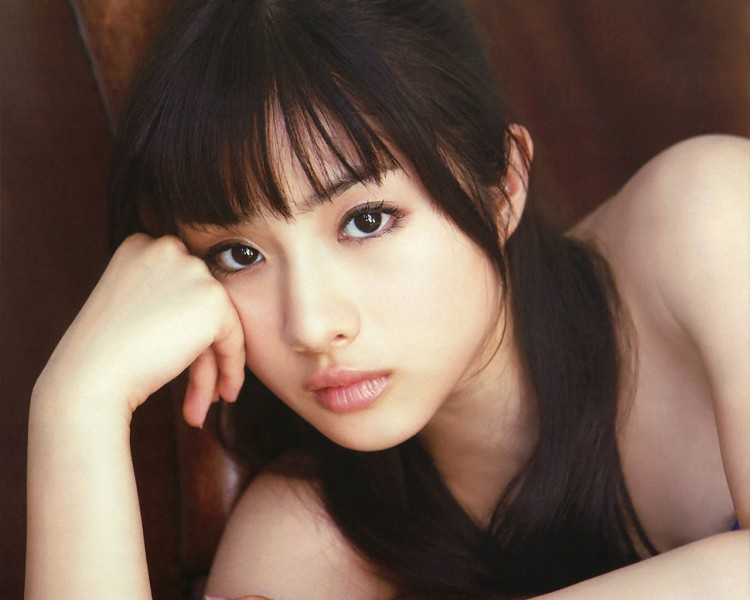
#> input picture P3-Linear_Algebra/test_girl.jpg, 750 x 600 px
$ jupyter execute --allow-errors 'p3_Linear_Algebra -update.ipynb'   (shell and % lines are left out)
#> lines starting #> are read from the running program, lines starting #| are printed output that depends on the picture
# 线性代数：机器学习背后的优化原理


线性代数作为数学的一个分支，广泛应用于科学和工程中，掌握好线性代数对于理解和从事机器学习算法相关工作是很有必要的，尤其对于深度学习算法而言。因此，这个项目会从浅入深更好的帮助你学习与积累一些跟人工智能强相关的线性代数的知识。

本项目内容理论知识部分参考[《DeepLearning》又名花书](https://book.douban.com/subject/27087503/)第二章，希望大家支持正版购买图书。

若项目中的题目有困难没完成也没关系，我们鼓励你带着问题提交项目，评审人会给予你诸多帮助。

所有选做题都可以不做，不影响项目通过。如果你做了，那么项目评审会帮你批改，也会因为选做部分做错而判定为不通过。

## 准备工作

我们将讲解常用的线性代数知识，而学员需使用numpy来实现这些知识点（当然也可以自己写算法实现），还需要使用matplotlib完成规定图像习题，当然，本项目用到的python代码(或numpy的使用)课程中并未完全教授，所以需要学员对相应操作进行学习与查询，这在我们往后的人工智能学习之旅中是必不可少的一个技能，请大家珍惜此项目的练习机会。

当然，这里提供官方的[numpy Quickstart](https://docs.scipy.org/doc/numpy/user/quickstart.html#)来帮助你更好的完成项目。

本项目还需要使用LaTeX公式，以下两个链接供学习与使用：

[Latex cheatsheet](https://www.authorea.com/users/77723/articles/110898-how-to-write-mathematical-equations-expressions-and-symbols-with-latex-a-cheatsheet)

[aTeX Cookbook](http://www.personal.ceu.hu/tex/cookbook.html#inline)

首先，导入你所需的软件包。一般我们建议在工程开头导入**所有**需要的软件包。

[cell 1]
# TODO: import相关库
import numpy as np
import matplotlib.pyplot as plt

## 1、标量，向量，矩阵，张量

**首先，让我们回顾下基本的定义：**

- 标量（scalar）：形式而言，一个标量是一个单独的数，常用斜体的小写变量名称来表示。_v_

- 向量（vector）：形式而言，一个向量是一列有序数，常用粗体的小写变量名称表示**v**，或者上面标记剪头$\vec{v}$

- 矩阵（matrix）：形式而言，一个矩阵是一个二维数组，常用大写变量名称表示A，表示内部的元素则会使用$A_{i,j}$

- 张量（tensor）：形式而言，一个张量是一个多维数组，常用粗体的大写字母变量名称表示**T**，表示内部的元素则会使用$A_{i,j,z}$ 等等

用图片直观的显示区别如下

**接下来让我们回顾下基本的运算：**

- 加法

- 标量乘法

- 转置

- 矩阵向量乘法（内积，人工智能中常见的拼写：matrix product 或者 dot product）

**线性方程组：**

由矩阵乘法也演变出了我们最常见的线性方程组，已知矩阵与未知向量的乘积，等于另一个已知向量，通过此方程组可求解那个未知向量，一般写为x，具体如下表示。
等式左侧可以这么来理解：

列为具体的矩阵来看：
$$
\begin{bmatrix}
    A_{1,1} & A_{1,2} & \cdots & A_{1,n} \\\\
    A_{2,1} & A_{2,2} & \cdots & A_{2,n} \\\\
    \cdots & \cdots & \cdots & \cdots \\\\
    A_{m,1} & A_{m,2} & \cdots & A_{m,n}
\end{bmatrix}
\times
\begin{bmatrix}
    x_1 \\\\
    x_2 \\\\
    \cdots \\\\
    x_n
\end{bmatrix}
=
\begin{bmatrix}
    b_1 \\\\
    b_2 \\\\
    \cdots \\\\
    b_m
\end{bmatrix}
$$

或者更简单的表示为

$$Ax=b$$

既然有未知数，那么自然需要求解未知数，而我们的未知数需要满足所有方程，也不是一直都有解的，下面来列我们二维矩阵所组成的方程解的情况,若两条线平行不存在焦点，那么说明没有一个$x_1$, $x_2$同时满足两个方程，则此方程组无解，同理，若相交，则有一个解，若完全相等，则有无穷个解。

### 1.1、基本运算并绘图
例题 $\vec{v}$ + $\vec{w}$

$\hspace{1cm}\vec{v} = \begin{bmatrix} 1\\ 1\end{bmatrix}$

$\hspace{1cm}\vec{w} = \begin{bmatrix} -2\\ 2\end{bmatrix}$

结果需要先使用numpy计算向量运算结果，并用LaTeX公式表示：

$\hspace{1cm}\vec{v}+\vec{w} = \begin{bmatrix} -1\\ 3\end{bmatrix}$

并使用matlibplot绘制出(图表颜色样式不要求)

#### 1.1.1
**根据上面例题展示，计算并绘制  $2\vec{v}$ - $\vec{w}$  的结果**

$\hspace{1cm}\vec{v} = \begin{bmatrix} 4\\ 1\end{bmatrix}$

$\hspace{1cm}\vec{w} = \begin{bmatrix} -1\\ 2\end{bmatrix}$

结果：
$\hspace{1cm}\vec{2v}-\vec{w} = \begin{bmatrix} 9\\ 0\end{bmatrix}$

[cell 2]
# Define vector v
v = np.array([4, 1]) * 2

# Define vector w
w = - np.array([-1, 2])

# Define vector vw
vw = v + w

# Plot that graphically shows vector vw (color='b') - which is the result of
# adding vector w(dotted cyan arrow) to vector v(blue arrow) using Matplotlib

# Creates axes of plot referenced 'ax'
ax = plt.axes()

# Plots red dot at origin (0,0)
ax.plot(0,0,'or')

# Plots vector v as blue arrow starting at origin 0,0
ax.arrow(0, 0, *v, color='b', linewidth=2.5, head_width=0.30, head_length=0.35)

# Plots vector w as cyan arrow with origin defined by vector v
ax.arrow(v[0], v[1], *w, linestyle='dotted', color='c', linewidth=2.5,
         head_width=0.30, head_length=0.35)

# TODO 2.: Plot vector vw as black arrow (color='k') with 3.5 linewidth (linewidth=3.5)
# starting vector v's origin (0,0)


ax.arrow(0, 0, *vw, linestyle='dotted', color='k', linewidth=2.5,
         head_width=0.30, head_length=0.35)

# Sets limit for plot for x-axis
plt.xlim(-1, 10)

# Set major ticks for x-axis
major_xticks = np.arange(-1, 10)
ax.set_xticks(major_xticks)


# Sets limit for plot for y-axis
plt.ylim(-1, 4)

# Set major ticks for y-axis
major_yticks = np.arange(-1, 4)
ax.set_yticks(major_yticks)

# Creates gridlines for only major tick marks
#> (the rest of this cell did not finish here and is left out)

例题，方程组求解：
$$
\begin{cases}
y = 2x + 1\\\\
y = 6x - 2
\end{cases}
$$
用matplotlib绘制图表（图表样式不要求）

由上可知此方程组有且仅有一个解

需使用numpy（或自写算法）计算该解的结果,并用LaTeX公式表示出来(结果可以用小数或者分数展示)
$$
\begin{cases}
x = \frac{3}{4} \\\\
y = \frac{5}{2}
\end{cases}
$$

#### 1.1.2
**根据上面例题展示，绘制方程组，说明是否有解是否为唯一解，若有解需计算出方程组的解**
$$
\begin{cases}
y = 2x + 1\\\\
y = \frac{1}{10}x+6
\end{cases}
$$

[cell 3]
# 1.1.2 TODO
plt.plot([-10,10],[-19,21],'b',linewidth=3)
plt.plot([-10,10],[5,7],'c-.',linewidth=3)
plt.plot([2.63157895],[6.26315789],'ro',linewidth=3)
plt.show()
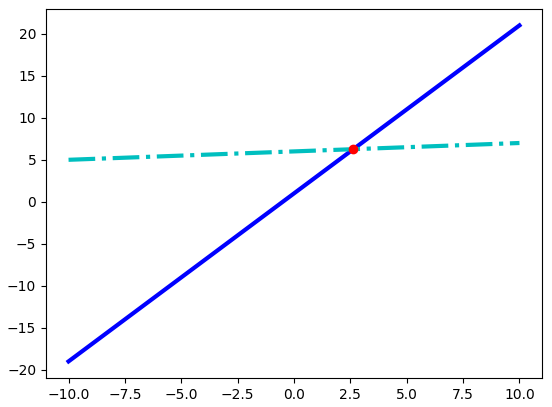
#> figure drawn by matplotlib, 1 panel

[cell 4]
set_of_vectors = np.array([[2, -1],[1, -10]])

vector_to_check  = np.array([-1, -60])
vector_of_scalars = np.linalg.solve(set_of_vectors, vector_to_check)
vector_of_scalars

由上可知此方程组有且仅有一个解

需使用numpy（或自写算法）计算该解的结果,并用LaTeX公式表示出来(结果可以用小数或者分数展示)
$$
\begin{cases}
x = 2.63157895 \\\\
y = 6.26315789
\end{cases}
$$

### 1.2、说明题
#### 1.2.1
**使用numpy（或自写算法）说明$(AB)^{\text{T}} = B^\text{T}A^\text{T}$**

**其中**
$$
A=\begin{bmatrix}
    21 & 7 \\\\
    15 & 42 \\\\
    9 & 6
\end{bmatrix},
B=\begin{bmatrix}
    4 \\\\
    33
\end{bmatrix}
$$

[cell 5]
# 1.2.1 TODO
A = np.array([[21, 7], [15, 42] ,[9, 6]])
B = np.array([[4], [33]])

#先矩阵相乘 后转置
c = np.matmul(A, B).T

#先转置后相乘
d = np.matmul(B.T, A.T)

print(c == d)
print('由此说明说明 (𝐴𝐵)T=𝐵T𝐴T 是成立的')

#### 1.2.2
**使用numpy（或自写算法）说明  $A ( B + C ) = AB + AC$**

**其中**
$$
A=\begin{bmatrix}
    9 & 3 \\\\
    8 & 4 \\\\
    7 & 6
\end{bmatrix},
B=\begin{bmatrix}
    5 \\\\
    2
\end{bmatrix},
C=\begin{bmatrix}
    5 \\\\
    7
\end{bmatrix}
$$

[cell 6]
# 1.2.2 TODO
A = np.array([[9, 3], [8, 4] ,[7, 6]])
B = np.array([[5], [2]])
C = np.array([[5], [7]])

#先矩阵相乘 后转置
c = np.matmul(A, (B + C))

#先转置后相乘
d = np.matmul(A, B) + np.matmul(A, C)

print(c == d)
print('结论:𝐴(𝐵+𝐶)=𝐴𝐵+𝐴𝐶 是成立的')

## 2、特殊矩阵

- 单位矩阵

如果选取任意一个向量和某矩阵相乘，该向量都不会改变，我们将这种保持n维向量不变的矩阵记为单位矩阵$I_n$

- 逆矩阵

如果存在一个矩阵，使$A^{-1} A = I_n$，那么$A^{-1}$就是A的逆矩阵。

- 对角矩阵

如果一个矩阵只有主对角线上还有非零元素，其他位置都是零，这个矩阵就是对角矩阵

- 对称矩阵

如果一个矩阵的转置是和它自己相等的矩阵，即$A=A^{T}$，那么这个矩阵就是对称矩阵

- 正交矩阵

行向量和列向量是分别标准正交(90度)的方阵，即$A^{T}A = AA^{T} = I_n$，又即$A^{-1} = A^{T}$，那么这种方阵就是正交矩阵

### 2.1、证明题

通过LaTeX公式，结合上面所述概念，假设$A^{-1}$存在的情况下，证明$Ax=b$的解$x={A}^{-1}{b}$

回答：

$$
\begin{align}
\mathbf{A}x = b \tag{1} \\
\mathbf{A}^{-1} \mathbf{A}x  = \mathbf{A}^{-1} b  \tag{2}\\
\mathbf{I}_n x = \mathbf{A}^{-1} b \tag{3} \\
x={A}^{-1}{b} \tag{4}
\end{align}
$$

### 2.2、 计算题

#### 2.2.1

通过numpy计算，再次验证2.1证明题
$$
\begin{cases}
y = 2x + 1\\\\
y = \frac{1}{10}x+6
\end{cases}
$$
并用LaTeX公式写出$A^{-1}$是多少（小数分数皆可）

[cell 7]
# 2.2.1 TODO
#矩阵A
A = np.array([[2, -1],[1, -10]])
#A的逆矩阵
At = np.linalg.inv(A)

print(At)

print('========方程的解=逆矩阵 * b ================')
#等于
b = np.array([-1,-60])
c = np.matmul(At, b)
print(c)

print('=========方程的解===============')
d = np.linalg.solve(A, b)
print(d)

$$
A =\begin{bmatrix}
   2 & -1 \\\\
   1 & -10 \\\\
\end{bmatrix}
$$

$$
A^{-1} =\begin{bmatrix}
   0.52631579 & -0.05263158 \\\\
   0.05263158 & -0.10526316 \\\\
\end{bmatrix}
$$

#### 2.2.2

1、请用numpy（或自写算法）实现一个6x6的对角矩阵，矩阵的对角线由3至8（含8）组成。

2、计算第一问生成的对角矩阵与向量$[6,7,1,2,5,9]^{T}$的乘积

[cell 8]
# 2.2.2 TODO
#6x6矩阵
dg = np.diag(range(3,9))
#向量v的转置
v = np.array([6,7,1,2,5,9]).T

#矩阵 * 向量
dd = np.matmul(dg , v)

print(dd)

## 3、迹运算
迹运算返回的是矩阵对角元素的和，如图所示

写成数学公式为：
$$ \large Tr(A) = \sum_{i}A_{i,i}$$

**说明题：**

使用numpy验证
$$
\large Tr(ABC) = Tr(CAB) = Tr(BCA)
$$
其中
$$
A=
\begin{bmatrix}
    7 & 6 \\\\
    29 & 3
\end{bmatrix}
$$

$$
B=
\begin{bmatrix}
    2 & -8 \\\\
    9 & 10
\end{bmatrix}
$$

$$
C=
\begin{bmatrix}
    2 & 17 \\\\
    1 & 5
\end{bmatrix}
$$

[cell 9]
# 3 TODO
A = np.array([[7, 6],[29, 3]])
B = np.array([[2, -8],[9, 10]])
C = np.array([[2, 17],[1, 5]])

ab = np.matmul(A, B)
bc = np.matmul(B, C)

abc = np.matmul(ab, C)
cab = np.matmul(C, ab)
bca = np.matmul(bc, A)

#计算矩阵对角元素的和
a = np.trace(abc)
b = np.trace(cab)
c = np.trace(bca)

print(a,b,c)

## 4、衡量向量以及矩阵的大小：范数与条件数

### 范数的定义

在线性代数等数学分支中，范数（Norm）是一个函数，其给予某向量空间（或矩阵）中的每个向量以长度或称之为大小。对于零向量，其长度为零。直观的说，向量或矩阵的范数越大，则我们可以说这个向量或矩阵也就越大。有时范数有很多更为常见的叫法，如绝对值其实便是一维向量空间中实数或复数的范数，范数的一般化定义：设$p\ge 1$，p-norm用以下来表示

$$ \large {\Vert x \Vert}_{p} =  \lgroup {\sum_{i}{\vert x_i \vert}^p }\rgroup ^{\frac{1}{p}}$$

此处，当p=1时，我们称之曼哈顿范数(Manhattan Norm)。其来源是曼哈顿的出租车司机在四四方方的曼哈顿街道中从一点到另一点所需要走过的距离。也即我们所要讨论的L1范数。其表示某个向量中所有元素绝对值的和。 而当p=2时，则是我们最为常见的Euclidean norm。也称为Euclidean distance，中文叫欧几里得范数，也即我们要讨论的L2范数，他也经常被用来衡量向量的大小。 而当p=0时，严格的说此时p已不算是范数了，L0范数是指向量中非0的元素的个数，但很多人仍然称之为L0范数（Zero norm零范数）。 这三个范数有很多非常有意思的特征，尤其是在机器学习中的正则化（Regularization）以及稀疏编码（Sparse Coding）有非常有趣的应用，这个在进阶课程可以做更深入的了解。

**L0 范数**
$$ \large \Vert x \Vert = \sqrt[0]{\sum_i x_i^0} = \#(i|x_i \neq0) $$
**L1 范数**
$$ \large {\Vert x \Vert}_{1} =  \lgroup {\sum_{i}{\vert x_i \vert} }\rgroup $$
**L2 范数**
$$ \large {\Vert x \Vert}_{2} =  \lgroup {\sum_{i}{\vert x_i \vert}^2 }\rgroup ^{\frac{1}{2}}$$

另外这里还存在特例：
 当 $ p -> \infty $ 时，我们称之为 $ L^{\infty} $范数，也被称为“maximum norm（max范数）”，这个范数表示向量中具有最大幅度的元素的绝对值：

$$ \large {\Vert x \Vert}^{\infty} =  \max_{i}{\vert x_i \vert} $$

[以上资料部分参考wiki](http://t.cn/RINHvvt)

### 4.1、计算向量的范数
编写一个函数来计算一下向量的各种范数。

[cell 10]
# TODO 实现这里向量范数计算的函数，要求可以计算p = 0,1,2,3 ... 无穷 情况下的范数

""" 计算向量的范数
    参数
        x: 向量 numpy数组 或者list数组
        p: 范数的阶，int型整数或者None
        infty: 是否计算max范数，bool型变量，True的时候表示计算max范数，False的时候计算p范数

    返回
        向量的范数，float类型数值

    hint:
        1.你需要首先判断infty是True or False, 然后判断p 是否为零
        2.注意int类型变量在计算时候需要规整为float类型

"""
# [5 lines left out: function calc_Norm, not called in this run]

[cell 11]
# [12 lines of commented-out code are left out]

### 4.2、计算矩阵的范数
我们也需要衡量矩阵的大小，对于矩阵大小的衡量在很多优化问题中是非常重要的。而在深度学习中，最常见的做法是使用Frobenius 范数(Frobenius norm)，也称作矩阵的F范数，其定义如下：

$$ \large {\Vert A \Vert}_{F} =  \sqrt {\sum_{i,j}{\vert A_{i,j} \vert}^2 } $$

我们这里继续来计算一下F范数

[cell 12]
# TODO 实现这里矩阵Frobenius范数计算的函数

""" 计算向量的范数
    参数
        A: 给定的任意二维矩阵 list或者numpy数组形式

    返回
        矩阵的Frobenius范数，float类型数值

"""
def calc_Frobenius_Norm(A):
    return np.linalg.norm(A, ord = 'fro')

[cell 13]
test_sample = [[1,2,3],[4,5,6]]
test_sample3 = [[3,3,3],[3,3,3]]
test_sample2 = [[2,2,2],[2,2,2]]
test_sample1 = [[1,1,1],[1,1,1]]
test_sample0 = [[0,0,0],[0,0,0]]

print(calc_Frobenius_Norm(test_sample))
print('3', calc_Frobenius_Norm(test_sample3))
print('2', calc_Frobenius_Norm(test_sample2))
print('1', calc_Frobenius_Norm(test_sample1))
print('0', calc_Frobenius_Norm(test_sample0))

#         test_sample=[[1,2,3],[4,5,6]]
#         self.assertEqual(Decimal(calc_Frobenius_Norm(test_sample)),9.539392014169456,'Wrong answer')

### 4.3、计算矩阵的条件数
矩阵的条件数(condition number)是矩阵（或者它所描述的线性系统）的稳定性或者敏感度的度量，我们这里为了简化条件，这里只考虑矩阵是`奇异矩阵`的时候，如何计算以及理解条件数(condition number):

当矩阵A为奇异矩阵的时候，condition number为无限大；当矩阵A非奇异的时候，我们定义condition number如下：

$$ \large \kappa{(A)} =  {\Vert A \Vert}_F {\Vert A^{-1} \Vert}_F$$

[奇异矩阵，非奇异矩阵](https://zh.wikipedia.org/wiki/%E9%9D%9E%E5%A5%87%E5%BC%82%E6%96%B9%E9%98%B5)

计算矩阵的条件数

[cell 14]
""" 计算矩阵的条件数
    参数
        A: 给定的任意二维矩阵 list或者numpy数组形式

    返回
        矩阵的condition number,

"""
def calc_Condition_Number(A):
    return np.linalg.cond(A,'fro')

[cell 15]
# [6 lines of commented-out code are left out]

### (选做)4.4、条件数的理解与应用

a. 有如下两个2*2的非奇异矩阵A和B:

$ A = \begin{bmatrix}
     1   &2 \\
     3   &4 \\
\end{bmatrix} $

$ B = \begin{bmatrix}
     1   &2 \\
     2   &4.0001 \\
\end{bmatrix}
$

计算condition number(A), condition number(B);

b. 根据上面构造的矩阵A,B分别计算线性系统方程组的解$w$:

   A $ \begin{bmatrix}w_{a1}\\w_{a2}\\ \end{bmatrix} $ = $ \begin{bmatrix}1\\2\\ \end{bmatrix} $,

   B $ \begin{bmatrix}w_{b1}\\w_{b2}\\ \end{bmatrix} $ = $ \begin{bmatrix}1\\2\\ \end{bmatrix} $,

   A $ \begin{bmatrix}w_{a1}\\w_{a2}\\ \end{bmatrix} $ = $ \begin{bmatrix}{1.0001}\\{2.0001}\\ \end{bmatrix} $,

   B $ \begin{bmatrix}w_{b1}\\w_{b2}\\ \end{bmatrix} $ = $ \begin{bmatrix}{1.0001}\\{2.0001}\\ \end{bmatrix} $.

c. 计算完成之后，比较condition number大小与线性系统稳定性之间的关系，并且给出规律性的总结；

[cell 16]
A = [[1,2],[3,4]]
B = [[1,2],[2,4.0001]]

a_Condition_Number = calc_Condition_Number(A)
b_Condition_Number = calc_Condition_Number(B)

print(a_Condition_Number, b_Condition_Number)

a = np.array([1, 2])
b = np.array([1.0001, 2.0001])

a_solve = np.linalg.solve(A, a)
b_solve = np.linalg.solve(A, b)

print('A slove: ',a_solve)
print('B slove: ',b_solve)

d. **阅读与思考**: 考虑更为通用的一种情况，我们计算一个典型的线性回归系统:

$$ Xw = b $$

可以简单推导得出其闭式解为：$ w=(X^TX)^{−1}X^Tb $ ，如果 $X^TX$可逆

推导过程：

1.等式两边乘以$X^T$
$$ X^TXw = X^Tb $$
2.等式两边乘以$(X^TX)^{-1}$
$$ (X^TX)^{-1}X^TXw = (X^TX)^{−1}X^Tb $$
3.因为$A^{-1}A = I$，两边约去即可得：
$$ w=(X^TX)^{−1}X^Tb $$

当我们需要拟合的数据X满足数据量远远小于特征数目的时候，也就是X矩阵的行数 << X矩阵的列数的时候，因为$X^TX$不是奇异矩阵，此时方程组不存在闭式解；那么我们该如何重新构造$X^TX$，使得该闭式解成立？

hint1. 单位矩阵的condition number是最低的，是最为稳定的；

hint2. 如果要使得该系统存在闭式解，那么就必须使得求逆运算是可以进行的，也就是说重新构造的$X^TX$必须是可逆的方阵；

hint3. 重新构造的方式可以是在$X^TX$基础上进行加或者减或者乘除相关矩阵的操作；

一种可行的方式就是：
$$ w = (X^TX+\lambda I)^{−1}X^Tb $$

实际上我们最为常用的[Ridge Regression](http://scikit-learn.org/stable/modules/linear_model.html)和 L2范数以及condition number之间某种程度上是可以相互推导的：

首先，Ridge Regression的损失函数为：
$$ J_w = min({\Vert Xw -y \Vert}^2 + \alpha {\Vert w \Vert}^2) $$
我们展开这个损失函数：
$$ {\Vert Xw -y \Vert}^2 + \alpha {\Vert w \Vert}^2  =  (Xw -y)^T (Xw-y) + \alpha w^Tw$$
由于这里是一个凸函数，我们令导数等于零，即为最小值的解，求导可得：
$$ X^T (Xw-y) + \alpha w = 0 $$

整理即可得到：
$$ w = (X^TX+\lambda I)^{−1}X^Tb $$

## 5、SVD

[SVD](https://en.wikipedia.org/wiki/Singular-value_decomposition)是Singular value decomposition的缩写，称为奇异值分解，是分解矩阵的一种方式，会将矩阵分解为奇异向量（singular vector）和奇异值（singular value），分解的意义其实很明确，就是想将一个很大很复杂的矩阵，用更小更简单的几个子矩阵的相乘来表示，这些小矩阵描述的是矩阵的重要的特性。

那么SVD具体的数学表达是什么呢？

假设有一个矩阵C，我们可以将矩阵C分解为三个矩阵的乘积：

$$\large C = UDV^{T}$$

如果C是一个m x n的矩阵，那么U是一个m x m的矩阵，D是一个m x n的矩阵，V是一个n x n的矩阵，这些小矩阵并不是普普通通的矩阵，U和V都定义为正交矩阵，而D定义为对角矩阵。

SVD最常用的做法就是用来进行特征的降维以及矩阵的低秩重构，例如这里分别取矩阵U、D、VT的前k列，如图示中的白色部分，然后重新计算新的C矩阵，即为k维度下的矩阵重构，这种方法被广泛应用于自然语言处理[LSA](https://en.wikipedia.org/wiki/Latent_semantic_analysis)、推荐系统[SVD++,FM,FFM](https://tech.meituan.com/deep_understanding_of_ffm_principles_and_practices.html)等领域，如有兴趣可以继续参考链接相关资料。

具体计算UDV的算法不是我们这个项目的关键，我们只需使用numpy得出结果即可，下面的习题，将会带你体会SVD的某一应用场景。

提示：我们会需要使用[numpy.linalg](https://docs.scipy.org/doc/numpy-1.13.0/reference/routines.linalg.html)相关函数。

### 5.1、使用numpy去计算任意矩阵的奇异值分解：

[cell 17]
""" 计算任意矩阵的奇异值分解
    参数
        A: 给定的任意二维矩阵 list或者numpy数组形式

    返回
        使用numpy.linalg相关函数，直接返回分解之后的矩阵U,D,V
        （可以尝试一下使用np.shape一下分解出来的U，D，VT，会发现维度跟我们上面讲解所描述的不同，
        暂时不用管他直接返回np求解出的U，D，VT即可）

"""
def calc_svd(A):
    return np.linalg.svd(A)

[cell 18]
test_sample =[[1,2],[3,4]]
result = calc_svd(test_sample)

print('U: ', result[0])
print('D: ', result[1])
print('VT: ', result[2])

### (选做) 5.2、利用奇异值分解对矩阵进行降维

[cell 19]
# TODO 利用SVD进行对于矩阵进行降维

""" 利用SVD进行对于矩阵进行降维
    参数
        A: 给定的任意二维矩阵 list或者numpy数组形式 shape为(m,n)
        topk: 降维的维度 (m,n) -> (m,topk)

    返回
        降维后的矩阵 (m, topk)

    hint
    1. 对角矩阵D存在一个较为明显的特性，就是D的对角线元素是递减的，这些元素实际上是衡量了所分解的矩阵U,V的列向量的重要性
    2. 因此我们常说的svd降维就是利用选取的前topk大的对角线矩阵元素进行构造新的降维矩阵
    3. U的按照前topk截取的列向量 * topk截取的对角矩阵 即为新的降维后的矩阵

"""
def calc_svd_decompostion(A, topk = 2):
    U, D, VT = calc_svd(A)[0], calc_svd(A)[1], calc_svd(A)[2]

    return np.matrix(U[:, :topk]) * np.diag(D[:topk])

[cell 20]
test_sample =[[1,2,3,4,5,6,7,8],
               [2,3,4,5,6,7,8,9],
               [3,4,5,6,7,8,9,10],
               [4,5,6,7,8,9,10,11],
               [5,6,7,8,9,10,11,12]]
calc_svd_decompostion(test_sample)

### (选做) 5.3、利用奇异值分解对矩阵进行降维后重构

[cell 21]
""" 利用SVD进行对于矩阵进行降维
    参数
        A: 给定的任意二维矩阵 list或者numpy数组形式 shape为(m,n)
        topk: 降维的维度 (m,n) -> (m,topk)

    返回
        降维重构后的矩阵 (m, n)
    hint
        这里除了降维矩阵外，另外一个较为常见的应用就是对矩阵进行重构，具体的做法类似前面的思路
        1. 选取对应的U，D，V的topk向量
        2. U的按照前topk截取的列向量 * topk截取的对角矩阵 * V^T按照前topk截取的行向量(注意这里是V的转置,因为分解得到的是V^T)

"""
def calc_svd_reconsitution(A, topk = 1):
    U, D, VT = calc_svd(A)[0], calc_svd(A)[1], calc_svd(A)[2]

    return np.matrix(U[:, :topk]) * np.diag(D[:topk]) * np.matrix(VT[:topk, :])

[cell 22]
test_sample =[[1,2,3,4,5,6,7,8],
               [2,3,4,5,6,7,8,9],
               [3,4,5,6,7,8,9,10],
               [4,5,6,7,8,9,10,11],
               [5,6,7,8,9,10,11,12]]

calc_svd_reconsitution(test_sample)

### (选做) 5.4、计算不同降维大小重构矩阵的Frobenius范数损失

定义矩阵$A$以及使用SVD降维（降维大小为k)分解后的重构矩阵$A_k$，则这里的F范数损失定义如下：

  $$ \Large Loss_{F} = {\Vert A - A_k \Vert}_F $$

这里需要编码求出对于给定的矩阵A 分别在不同的降维幅度下重构后的F范数损失，并且作出损失大小随着降维大小的变化图：

[cell 23]
## 不要修改这里！
import numpy as np
#> (the rest of this cell did not finish here and is left out)

[cell 24]
loss_hist = []
for topk in range(1,13):
    # 5.4 TODO
    ### 1.计算相应的SVD topk降维后的重构矩阵，需实现calc_svd_reconsitution
    ### 2.计算对应的F范数损失，并存储loss放入loss_hist列表中

    RES = calc_svd_reconsitution(A, topk)
    c = np.linalg.norm(A - RES, ord = 'fro')
    loss_hist.append(c)

### 画出F损失随着降维大小的变化图
### x坐标为对应的降维大小，y坐标为对应的F损失
plt.plot(range(1,13),loss_hist,'r--')
plt.xlabel('decomposition size')
plt.ylabel('F Loss')
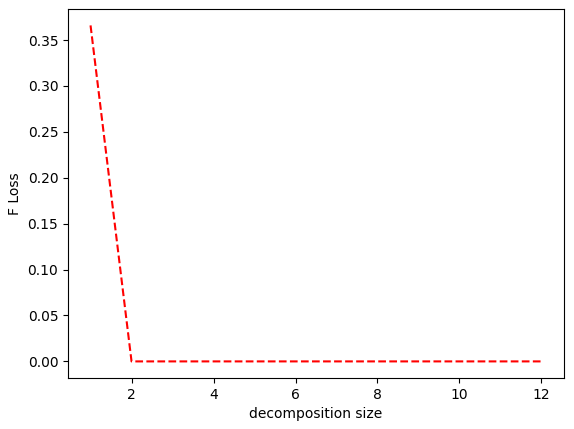
#> figure drawn by matplotlib, 1 panel; curve peaks at x = 1, y = 0.366

### 5.5、SVD的有趣应用
为了这个习题我准备了两张图，参见项目文件夹下的test_girl.jpg和test_boy.jpeg，自选一张，你需要
- 需要使用 `PIL` 加载你所选择的图像（[文档](https://pillow.readthedocs.io/en/latest/reference/Image.html)）,所以记得导入需要的包（模块）
- 使用Image的[convert方法](https://pillow.readthedocs.io/en/latest/reference/Image.html#PIL.Image.Image.convert)将图像变为灰度图
- 将convert后的结果转换成np.array,需用到[Image.getdata方法](https://pillow.readthedocs.io/en/latest/reference/Image.html#PIL.Image.Image.getdata)来读取图片每个pixel的数据，特别注意一下，对于彩色的图来说，即使我们转为了灰度图，但每一个pixel还是由RGB三个维度组成，所以在getdata时，band需要设定为某一个颜色index，比如band = 0，这样只用R这个维度的数据。用这个方法来保证图片的每个pixel只占有一个单元的空间。
- 因为我们转np.array时破坏了原有图形的样子，变成了一个一维数据，我们要将转换后的np.array恢复到图片应有的size，转换后，可以shape确认下是否与最开始转出的灰度图的size一致，注意图的size是（宽，高），而宽对应array.shape的应该是列，而高对应的是行，别弄反了。
- 使用上方实现的calc_svd函数计算上一步计算出的np.array数据，赋值给变量：U,D,VT
- 打印出U,D,VT的shape形状，尤其注意观察D的shape
- 在U，VT，D变量成功实现的情况下，运行测试程序看效果

[cell 25]
# 5.5 TODO
from PIL import Image
#加载图片
im = Image.open("test_girl.jpg")
#> im is the input picture: PIL image 750x600 RGB; mean R, G, B 116.3, 93.9, 81.5
#将图像变灰
lim = im.convert("L")
#> (the rest of the program and of its run is left out)
